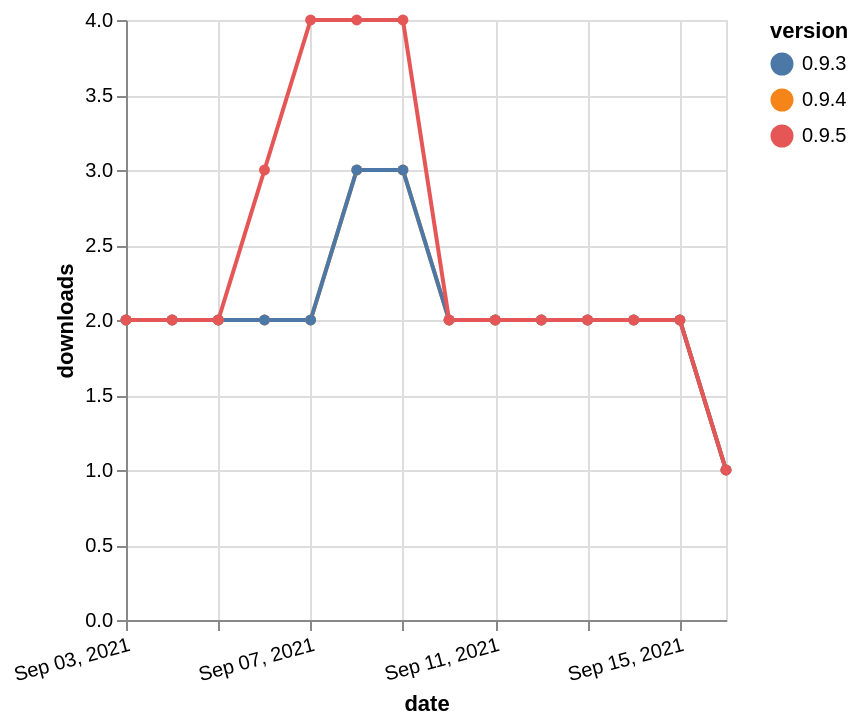

Source (Vega-Lite JSON):
### Vega-Lite specification from a JSON file in a GitHub repository (floating-point values rounded to 4 significant figures)
{"$schema": "https://vega.github.io/schema/vega-lite/v5.json", "description": "A simple bar chart with embedded data.", "data": {"values": [{"date": "2021-09-03", "total": 810, "delta": 2, "version": "0.9.4"}, {"date": "2021-09-04", "total": 812, "delta": 2, "version": "0.9.4"}, {"date": "2021-09-05", "total": 814, "delta": 2, "version": "0.9.4"}, {"date": "2021-09-06", "total": 816, "delta": 2, "version": "0.9.4"}, {"date": "2021-09-07", "total": 818, "delta": 2, "version": "0.9.4"}, {"date": "2021-09-08", "total": 821, "delta": 3, "version": "0.9.4"}, {"date": "2021-09-09", "total": 824, "delta": 3, "version": "0.9.4"}, {"date": "2021-09-10", "total": 826, "delta": 2, "version": "0.9.4"}, {"date": "2021-09-11", "total": 828, "delta": 2, "version": "0.9.4"}, {"date": "2021-09-12", "total": 830, "delta": 2, "version": "0.9.4"}, {"date": "2021-09-13", "total": 832, "delta": 2, "version": "0.9.4"}, {"date": "2021-09-14", "total": 834, "delta": 2, "version": "0.9.4"}, {"date": "2021-09-15", "total": 836, "delta": 2, "version": "0.9.4"}, {"date": "2021-09-16", "total": 837, "delta": 1, "version": "0.9.4"}, {"date": "2021-09-03", "total": 873, "delta": 2, "version": "0.9.3"}, {"date": "2021-09-04", "total": 875, "delta": 2, "version": "0.9.3"}, {"date": "2021-09-05", "total": 877, "delta": 2, "version": "0.9.3"}, {"date": "2021-09-06", "total": 879, "delta": 2, "version": "0.9.3"}, {"date": "2021-09-07", "total": 881, "delta": 2, "version": "0.9.3"}, {"date": "2021-09-08", "total": 884, "delta": 3, "version": "0.9.3"}, {"date": "2021-09-09", "total": 887, "delta": 3, "version": "0.9.3"}, {"date": "2021-09-10", "total": 889, "delta": 2, "version": "0.9.3"}, {"date": "2021-09-11", "total": 891, "delta": 2, "version": "0.9.3"}, {"date": "2021-09-12", "total": 893, "delta": 2, "version": "0.9.3"}, {"date": "2021-09-13", "total": 895, "delta": 2, "version": "0.9.3"}, {"date": "2021-09-14", "total": 897, "delta": 2, "version": "0.9.3"}, {"date": "2021-09-15", "total": 899, "delta": 2, "version": "0.9.3"}, {"date": "2021-09-16", "total": 900, "delta": 1, "version": "0.9.3"}, {"date": "2021-09-03", "total": 663, "delta": 2, "version": "0.9.5"}, {"date": "2021-09-04", "total": 665, "delta": 2, "version": "0.9.5"}, {"date": "2021-09-05", "total": 667, "delta": 2, "version": "0.9.5"}, {"date": "2021-09-06", "total": 670, "delta": 3, "version": "0.9.5"}, {"date": "2021-09-07", "total": 674, "delta": 4, "version": "0.9.5"}, {"date": "2021-09-08", "total": 678, "delta": 4, "version": "0.9.5"}, {"date": "2021-09-09", "total": 682, "delta": 4, "version": "0.9.5"}, {"date": "2021-09-10", "total": 684, "delta": 2, "version": "0.9.5"}, {"date": "2021-09-11", "total": 686, "delta": 2, "version": "0.9.5"}, {"date": "2021-09-12", "total": 688, "delta": 2, "version": "0.9.5"}, {"date": "2021-09-13", "total": 690, "delta": 2, "version": "0.9.5"}, {"date": "2021-09-14", "total": 692, "delta": 2, "version": "0.9.5"}, {"date": "2021-09-15", "total": 694, "delta": 2, "version": "0.9.5"}, {"date": "2021-09-16", "total": 695, "delta": 1, "version": "0.9.5"}]}, "width": "container", "mark": {"type": "line", "point": {"filled": true}}, "encoding": {"x": {"field": "date", "type": "temporal", "timeUnit": "yearmonthdate", "title": "date", "axis": {"labelAngle": -15}}, "y": {"field": "delta", "type": "quantitative", "title": "downloads"}, "color": {"field": "version", "type": "nominal"}, "tooltip": {"field": "delta"}}}
